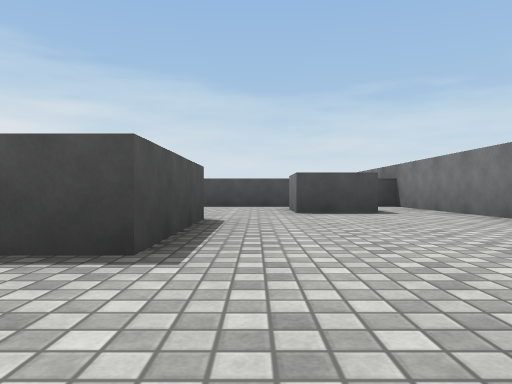
view 1 (above)

22 first-person views from a walk through a 3-D level made in the Unity game engine. The camera is 0.26 m above the floor, looks level and sees 70° across. The floor is counted in squares, 1 m on a side. Each view is taken from the middle of a square. On the plan, view 1 faces up. The plan holds only what a view shows up to about 9 squares ahead; the rest is blank. The player is left out. Surface patterns are stand-ins for the level's own textures.

view 2
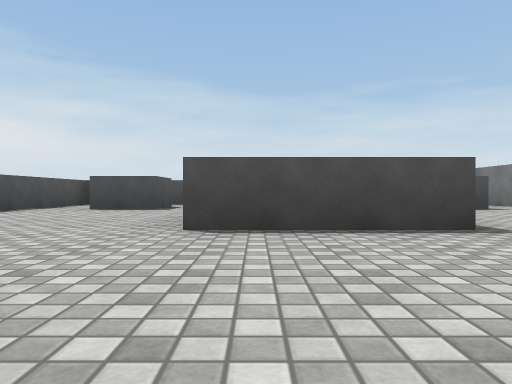

view 3
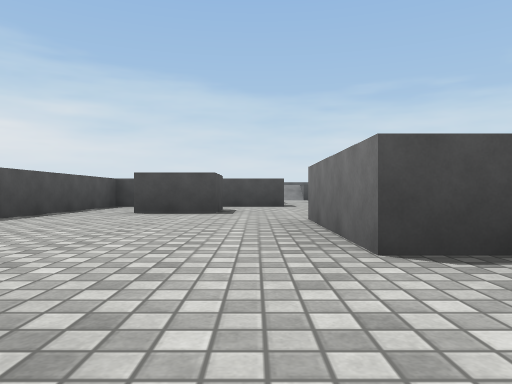

view 4
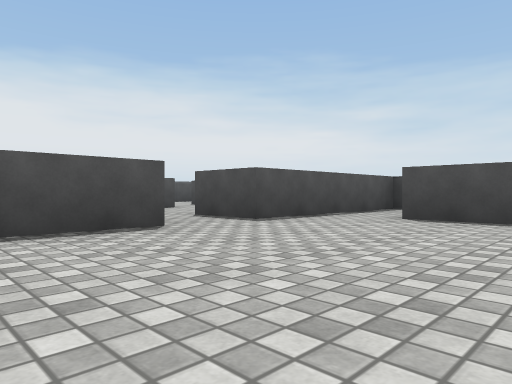

view 5
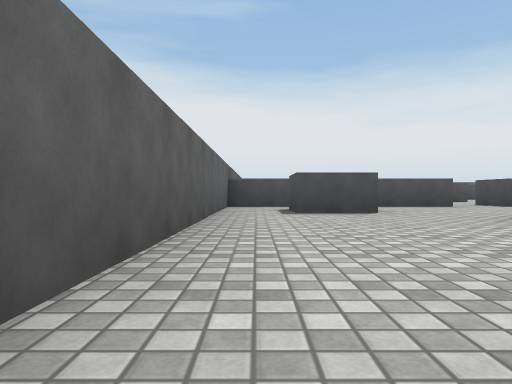

view 6
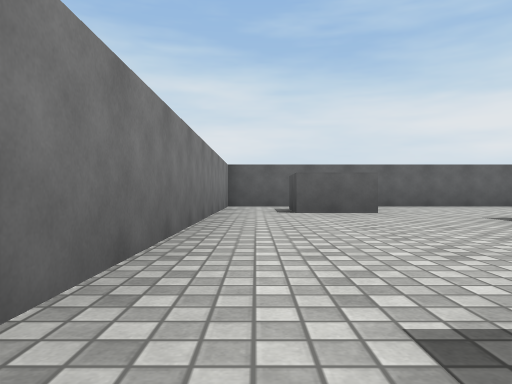

view 7
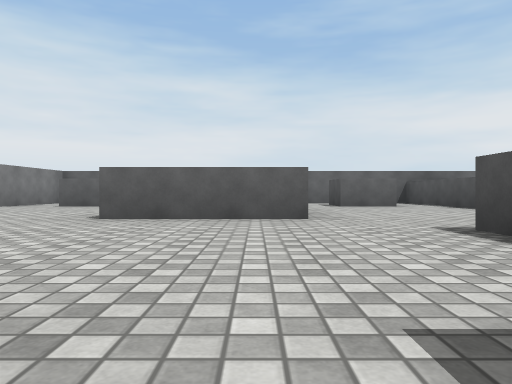

view 8
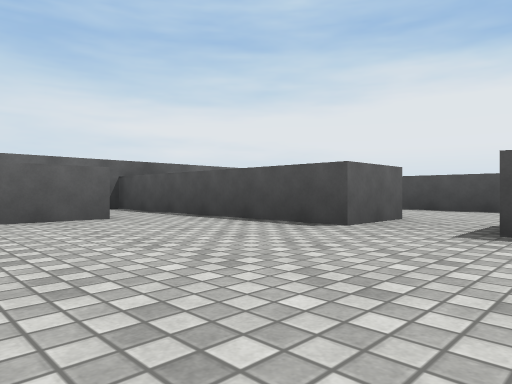

view 9
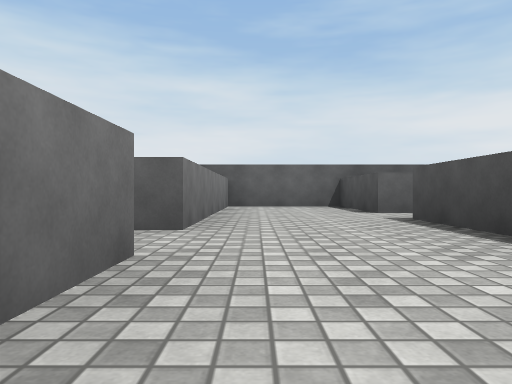

view 10
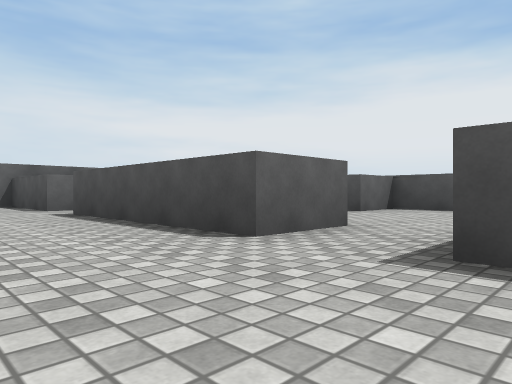

view 11
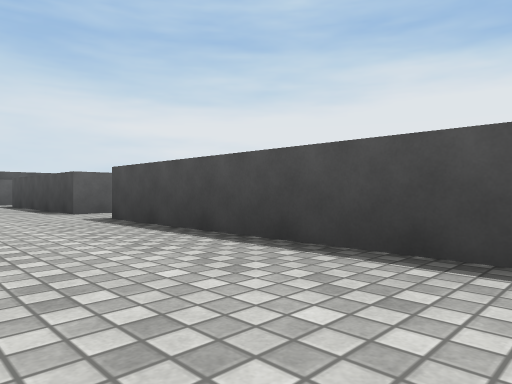

view 12
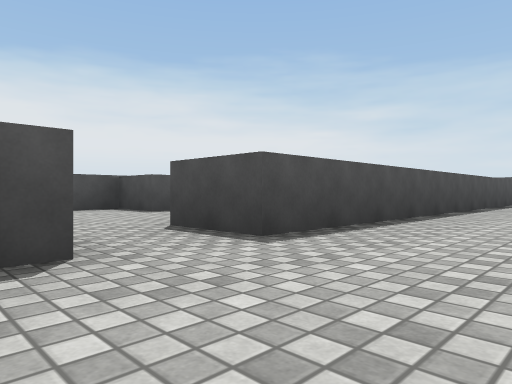

view 13
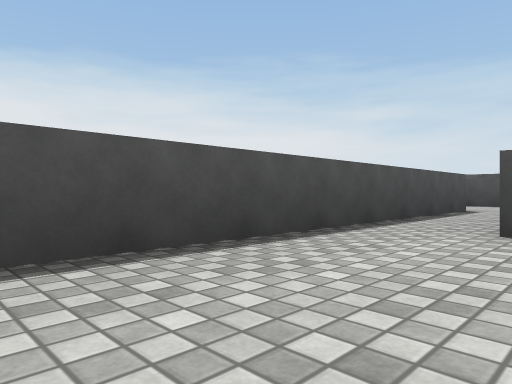

view 14
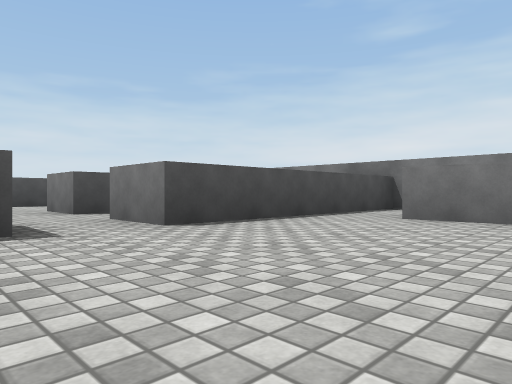

view 15
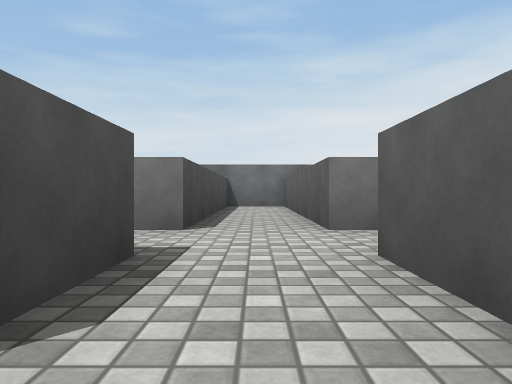

view 16
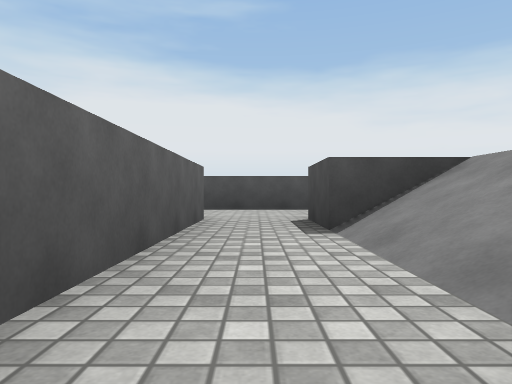

view 17
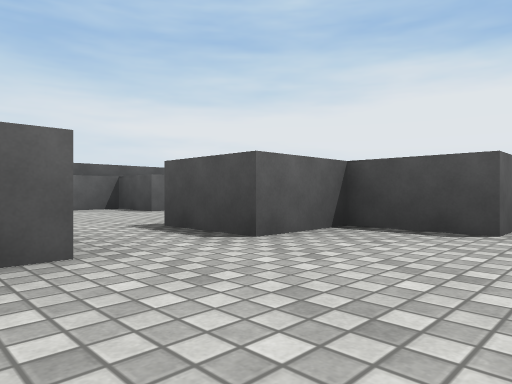

view 18
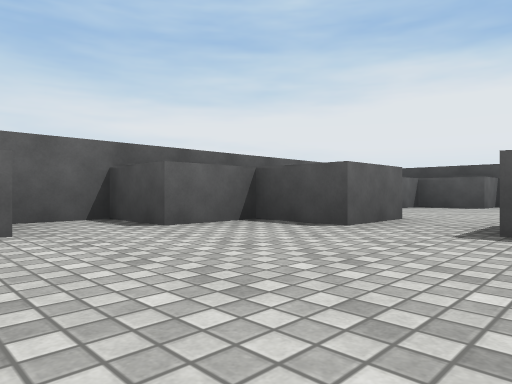

view 19
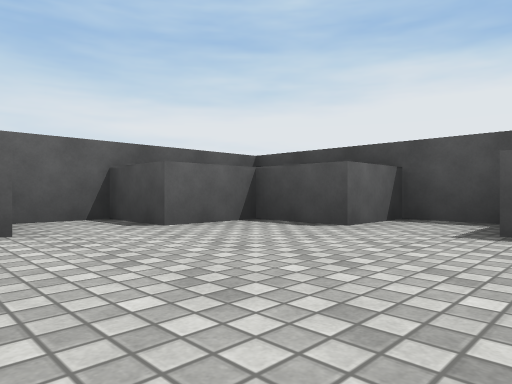

view 20
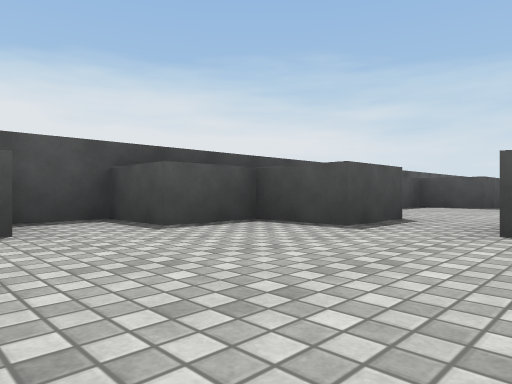

view 21
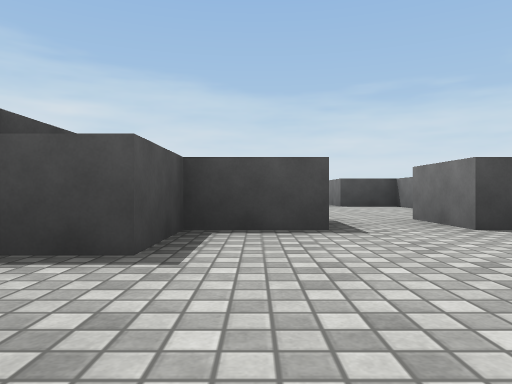

view 22
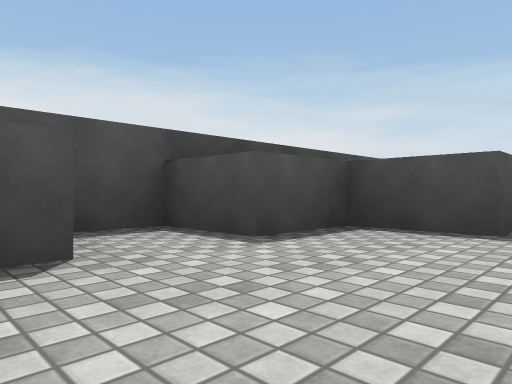

### Floor plan
Key: @ floor where view 1 was taken; # wall or solid block; . floor; / step, stairs or slope.
Columns run from 18 left of view 1 to 3 right of it. Each row starts with its distance up from view 1.
 15          #
 14          ..
 13          ..
 12          #.
 11          #.
 10          #.     ..
  9          #.. // .#####
  8          #...........#
  7  ##.###. #..####.#####
  6 ##...#...#..#........#
  5 #...........#.#....#.#
  4 ##...#...#..#........#
  3  ##.###.##......##...#
  2 ##...#...#..#...##...#
  1 #...........#........#
  0 ##...#...#..#.#...@#.#
 -1  ##.###.##..#........#
 -2   ### ################

Where each view was taken, in squares from view 1:
view 1: 0 up, 0 right, facing up
view 2: 1 down, 2 left, facing up
view 3: 0 up, 3 left, facing up
view 4: 1 up, 3 left, facing up-left
view 5: 1 down, 1 right, facing left
view 6: 5 up, 2 right, facing down
view 7: 7 up, 2 left, facing down
view 8: 4 up, 3 left, facing down-left
view 9: 5 up, 7 left, facing down
view 10: 6 up, 7 left, facing down-left
view 11: 9 up, 7 left, facing down-left
view 12: 4 up, 7 left, facing up-left
view 13: 7 up, 7 left, facing up-left
view 14: 4 up, 3 left, facing up-right
view 15: 8 up, 4 left, facing right
view 16: 8 up, 3 left, facing left
view 17: 5 up, 10 left, facing down-left
view 18: 2 up, 10 left, facing down-left
view 19: 2 up, 14 left, facing down-left
view 20: 0 up, 14 left, facing up-left
view 21: 0 up, 16 left, facing up
view 22: 4 up, 15 left, facing up-left
